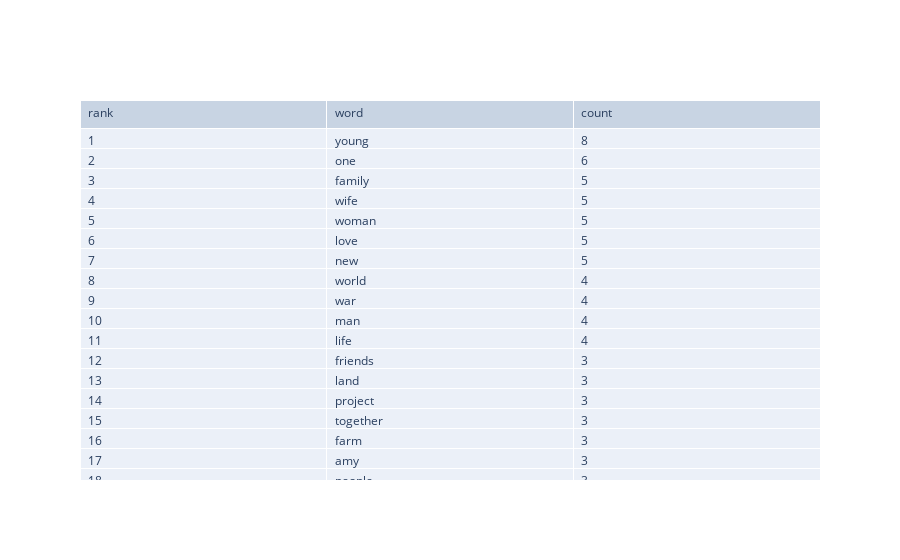

Write notebook code for a chart like this one.
### Code cell
fig = go.Figure(data=[go.Table(
    header=dict(values=list(words.columns),
                align='left'),
    cells=dict(values=[words['rank'], words['word'], words['count']],
               align='left'))
])
fig.show()

### Figure 1 — Plotly figure (JSON) as saved in the notebook; plotly's stock layout.template omitted (floating-point values rounded to 4 significant figures; data arrays with more than 128 entries replaced by an {"elided": "..."} marker saying what was removed)
{"data": [{"cells": {"align": "left", "values": {"elided": "3x638 mixed values"}}, "header": {"align": "left", "values": ["rank", "word", "count"]}, "type": "table"}], "layout": {"autosize": true}}
